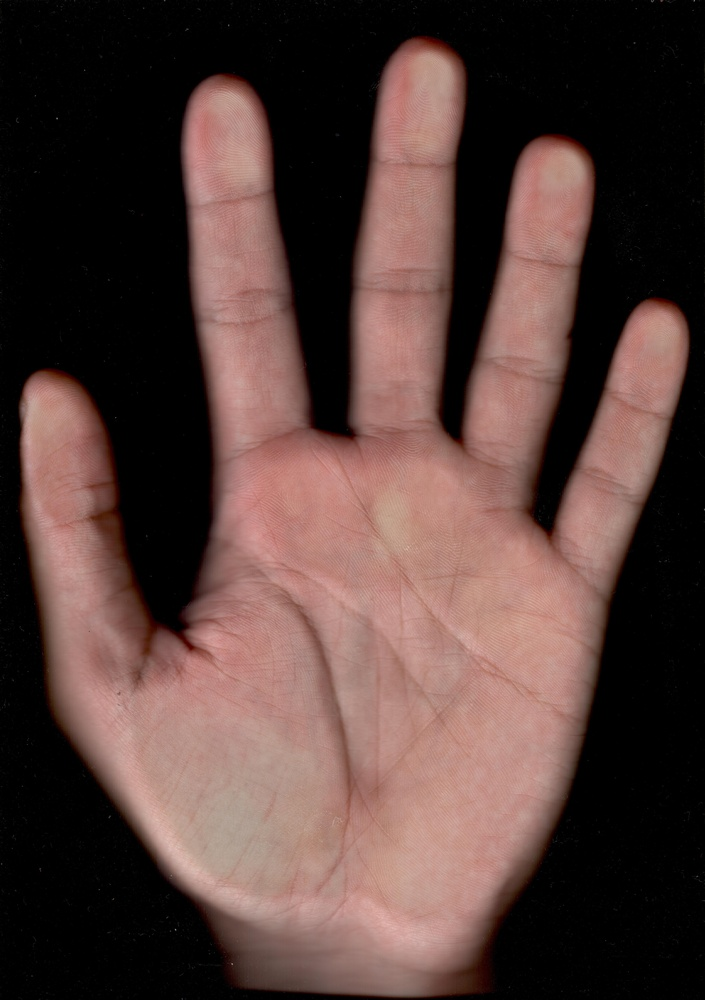
#> input picture hand_Scan_H.jpg, 705 x 1000 px, shrunk from 3496 x 4960 before the run
$ python 7_test.py
#> lines starting #> are read from the running program, lines starting #| are printed output that depends on the picture
import cv2
import numpy as np
import matplotlib.pyplot as plt

def enhance_palm_print(image_path):
    # Load the image
#> called with image_path = 'hand_Scan_H.jpg'
    img = cv2.imread(image_path)
#> img is the input picture: shape (1000, 705, 3); mean B, G, R 58.3, 62.7, 85.7

    # Convert the image to grayscale
    gray_img = cv2.cvtColor(img, cv2.COLOR_BGR2GRAY)
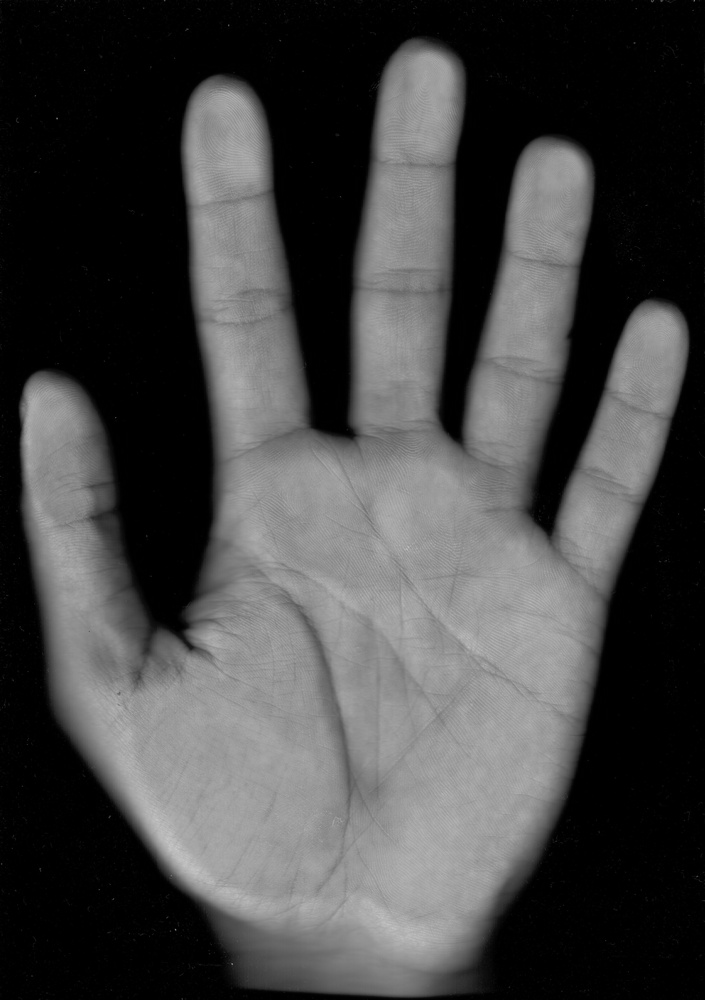
#> gray_img: shape (1000, 705); min 0, max 202, mean 69.1

    # Apply adaptive thresholding
    adaptive_thresh_img = cv2.adaptiveThreshold(gray_img, 255, cv2.ADAPTIVE_THRESH_GAUSSIAN_C, cv2.THRESH_BINARY, 11, 2)
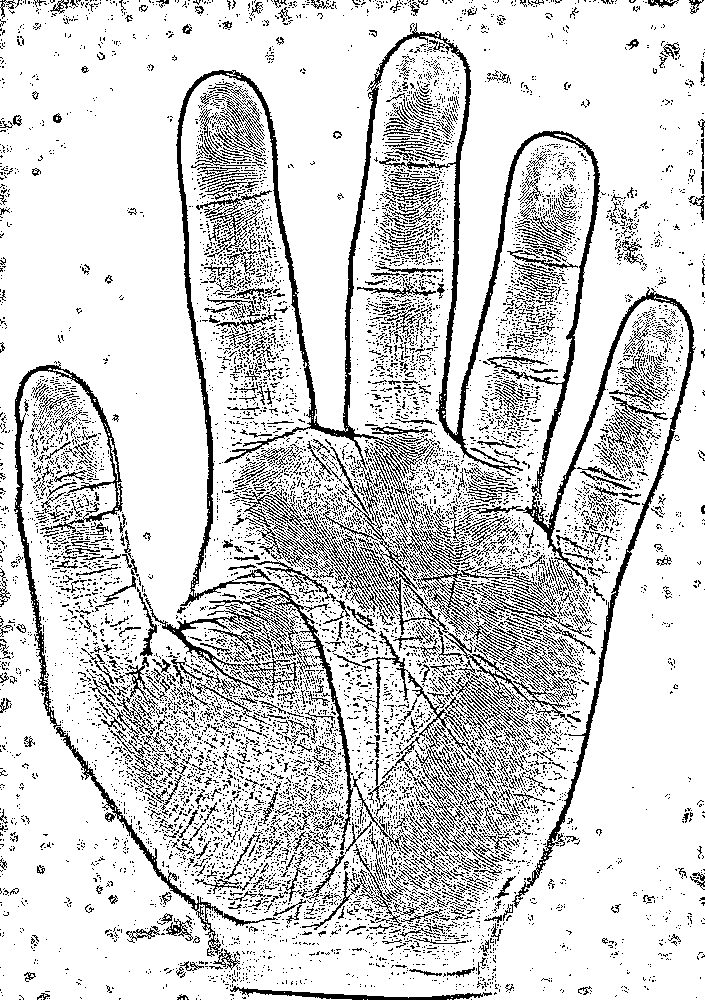
#> adaptive_thresh_img: shape (1000, 705); 82.7% white; black in thin lines or dots

    # Apply Unsharp Masking for auto-sharpness control
    blurred_img = cv2.GaussianBlur(adaptive_thresh_img, (5, 5), 0)
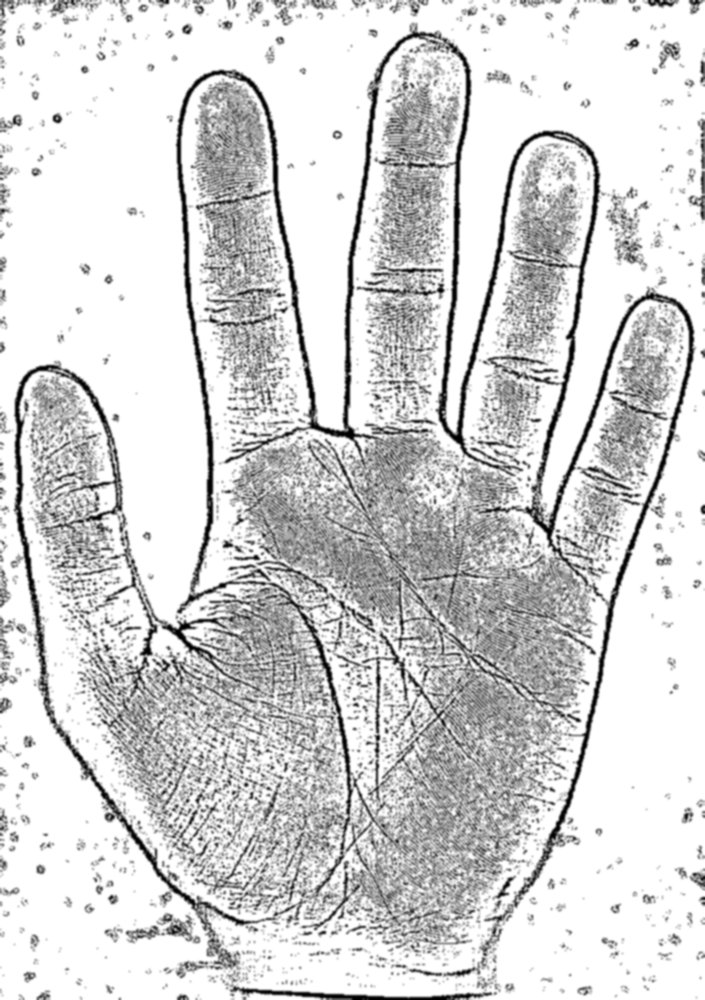
#> blurred_img: shape (1000, 705); min 0, max 255, mean 210.8

    a = 1.5 # contrast = 5. Contrast control ( 0 to 127)
    b = 0   # brightness = 2. Brightness control (0-100)
    c = -0.5
    sharp_img = cv2.addWeighted(adaptive_thresh_img, a, blurred_img, c, b)

    # Apply Non-Local Means Denoising
    denoised_img = cv2.fastNlMeansDenoising(sharp_img, None, h=10, searchWindowSize=21)

    # Apply CLAHE
    clahe = cv2.createCLAHE(clipLimit=2.0, tileGridSize=(8, 8))
    enhanced_img = clahe.apply(denoised_img)

    return enhanced_img

# Example usage:
enhanced_image = enhance_palm_print("hand_Scan_H.jpg")

# Display the enhanced image
plt.figure(figsize=(8, 8))
plt.title("Enhanced Image")
plt.imshow(enhanced_image, cmap='gray')
plt.axis('off')
plt.show()
